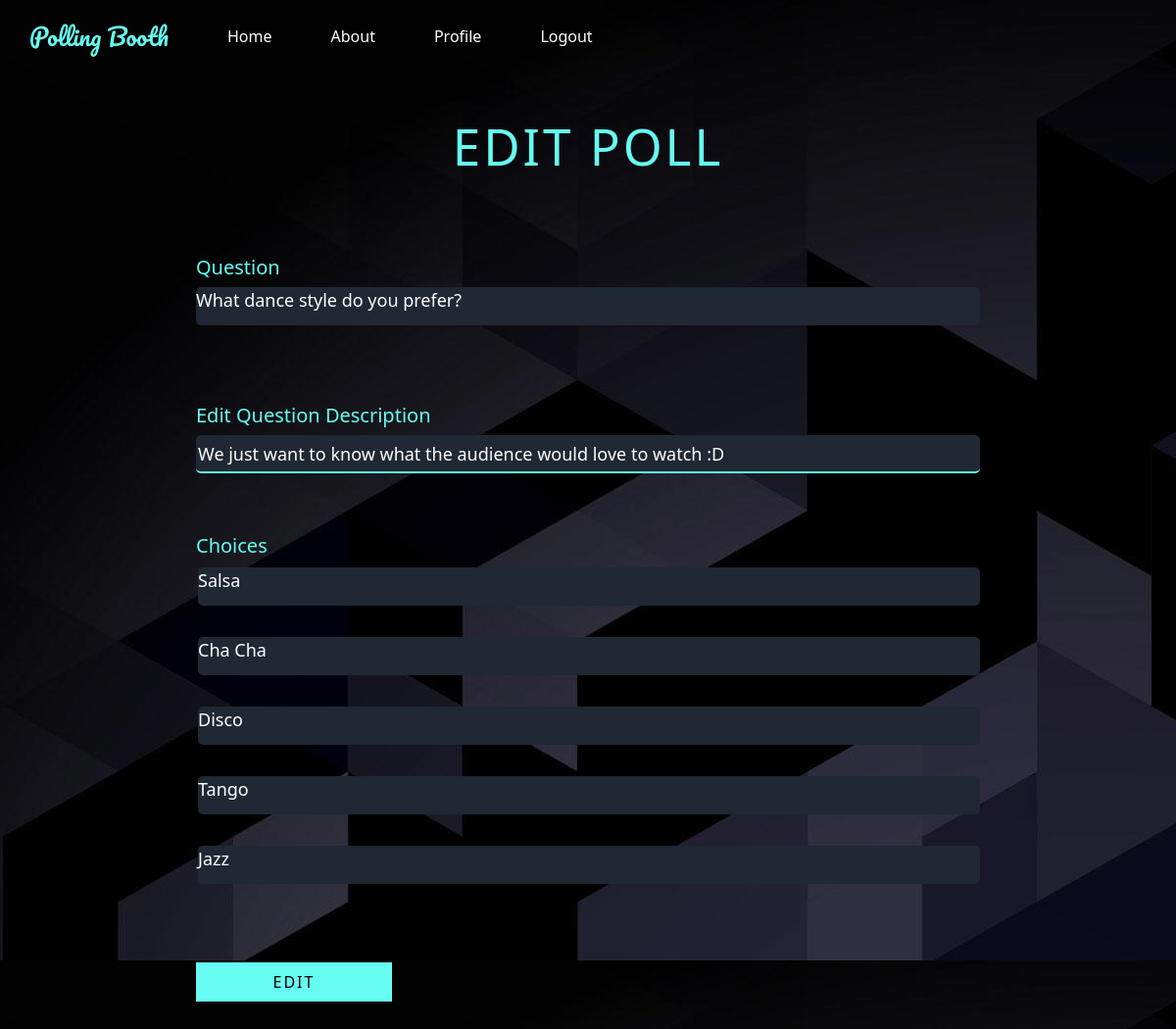
The page /editPoll.php?poll=14 (signed in) on the database its author committed.
### tables this page shows
CREATE TABLE `polls` (
  `id` int(11) NOT NULL,
  `pollsQues` varchar(128) DEFAULT NULL,
  `pollsDesc` text DEFAULT NULL,
  `pollsStart` date NOT NULL,
  `pollsEnd` date NOT NULL,
  `usersId` int(11) DEFAULT NULL,
  `pollsPrivate` char(1) NOT NULL
);

CREATE TABLE `choices` (
  `id` int(11) NOT NULL,
  `pollsId` int(11) NOT NULL,
  `choicesName` varchar(128) NOT NULL
);

### includes/functions.inc.php (called while the page is built, shortened)
<?php
   function fetchPoll($conn, $id)
   {
       $sql = "SELECT * FROM polls WHERE id = ?;";
       $stmt = mysqli_stmt_init($conn);
       if (!mysqli_stmt_prepare($stmt, $sql))
       {
           header("location: ../polls.php?error=stmtfailed");
           exit();
       }
       mysqli_stmt_bind_param($stmt, "s", $id);
       mysqli_stmt_execute($stmt);
       $resultData = mysqli_stmt_get_result($stmt);
       $row = mysqli_fetch_assoc($resultData);
       return $row;
   }
   function fetchChoices($conn, $id)
   {
       $sql = "SELECT * FROM choices WHERE pollsId = $id;";
       $result = mysqli_query($conn, $sql);
       $rowsNum = mysqli_num_rows($result);
       if ($rowsNum > 0)
       {
           $rows = mysqli_fetch_all($result, MYSQLI_ASSOC);
           return $rows;
       }
       return false;
   }

### editPoll.php (the view, shortened to what this page needs)
<?php
include_once "header.php";
require_once "includes/functions.inc.php";
require_once "includes/dbh.inc.php";
$poll_id = $_GET["poll"];
$poll = fetchPoll($conn, $poll_id);
$choices = fetchChoices($conn, $poll_id);
?>
<section class="form">
    <h1 class="title2">Edit Poll</h1>
    <form class="contact-form row" action="<?php echo 'includes/editPoll.inc.php?id=' . $poll_id ?>" method="post">
        <div class="form-field col-lg-12">
            <h5 title="Cannot Edit" style="color: #66fcf1">Question</h5>
            <p class="input-text"><?php echo $poll["pollsQues"]; ?> </p>
        </div>
        <div class="form-field col-lg-12">
            <label style="color: #66fcf1" for="description">
                <h5>Edit Question Description</h5>
            </label>
            <input placeholder="Question Description" id="description" name="newDesc" class="input-text js-input" type="text" value="<?php echo $poll["pollsDesc"]; ?>">
        </div>
        <h5 title="Cannot Edit" style="color: #66fcf1; position: relative; top: 30px">Choices</h5>
        <ul id="options">
            <?php
            foreach ($choices as $choice) { ?>
                <div class="form-field col-lg-12 ">
                    <ul id="options" style="list-style-type:none; margin-left: -30px">
                        <?php echo "<li class='input-text'>" . $choice["choicesName"] . "</li>"; ?>
                    </ul>
                </div>
            <?php
            }
            ?>
        </ul>
        <div class="form-field col-lg-12">
            <button class="submit-btn" type="submit" name="submit" value="submit">Edit</button>
        </div>
    </form>
</section>
</body>
</html>

### style.css (style rules this page uses)
html, body { margin: 0px; padding: 0px; }
input, select, textarea { color: #1f2833; }
.form { max-width: 800px; margin: 50px auto; position: relative; }
.form .title2 { text-align: center; text-transform: uppercase; letter-spacing: 3px; font-size: 3.2em; line-height: 48px; padding-bottom: 48px; color: #66fcf1; }
ul#options li { margin-bottom: 20px; }
.contact-form .form-field { position: relative; margin: 32px 0; }
.contact-form .input-text { display: block; width: 100%; height: 39px; border-width: 0 0 2px 0; border-color: #66fcf1; font-size: 18px; line-height: 26px; font-weight: 400; background-color: #1f2833; color: white; border-radius: 5px; }
.contact-form #question::placeholder, .contact-form #description::placeholder { color: #1f2833; }
.submit-btn { display: inline-block; background-color: #66fcf1; color: black; text-transform: uppercase; letter-spacing: 2px; font-size: 16px; padding: 8px 16px; border: none; width: 200px; cursor: pointer; }

### rows shown on the page
polls: pollsQues "What dance style do you prefer?", newDesc "We just want to know what the audience would love to watch :D"
choices: choicesName "Salsa"
choices: choicesName "Cha Cha"
choices: choicesName "Disco"
choices: choicesName "Tango"
choices: choicesName "Jazz"
